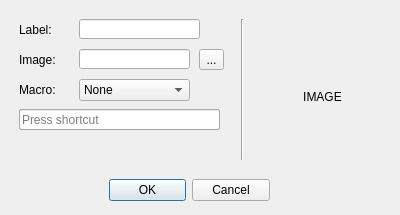
<?xml version="1.0" encoding="UTF-8"?>
<ui version="4.0">
 <class>screenKeyDialog</class>
 <widget class="QDialog" name="screenKeyDialog">
  <property name="geometry">
   <rect>
    <x>0</x>
    <y>0</y>
    <width>400</width>
    <height>215</height>
   </rect>
  </property>
  <property name="sizePolicy">
   <sizepolicy hsizetype="Fixed" vsizetype="Fixed">
    <horstretch>0</horstretch>
    <verstretch>0</verstretch>
   </sizepolicy>
  </property>
  <property name="minimumSize">
   <size>
    <width>400</width>
    <height>215</height>
   </size>
  </property>
  <property name="maximumSize">
   <size>
    <width>400</width>
    <height>215</height>
   </size>
  </property>
  <property name="windowTitle">
   <string>On-Screen Key</string>
  </property>
  <property name="windowIcon">
   <iconset>
    <normaloff>slate_windowicon.png</normaloff>slate_windowicon.png</iconset>
  </property>
  <widget class="QWidget" name="verticalLayoutWidget">
   <property name="geometry">
    <rect>
     <x>-1</x>
     <y>-1</y>
     <width>401</width>
     <height>221</height>
    </rect>
   </property>
   <layout class="QVBoxLayout" name="verticalLayout">
    <item>
     <widget class="QWidget" name="widget" native="true">
      <widget class="QDialogButtonBox" name="buttonBox">
       <property name="geometry">
        <rect>
         <x>110</x>
         <y>171</y>
         <width>161</width>
         <height>41</height>
        </rect>
       </property>
       <property name="orientation">
        <enum>Qt::Horizontal</enum>
       </property>
       <property name="standardButtons">
        <set>QDialogButtonBox::Cancel|QDialogButtonBox::Ok</set>
       </property>
      </widget>
      <widget class="QLabel" name="screenkey_name_label">
       <property name="geometry">
        <rect>
         <x>20</x>
         <y>20</y>
         <width>51</width>
         <height>21</height>
        </rect>
       </property>
       <property name="text">
        <string>Label:</string>
       </property>
      </widget>
      <widget class="QLineEdit" name="screenkey_name">
       <property name="geometry">
        <rect>
         <x>80</x>
         <y>20</y>
         <width>121</width>
         <height>20</height>
        </rect>
       </property>
      </widget>
      <widget class="QLabel" name="screenkey_macro_label">
       <property name="geometry">
        <rect>
         <x>20</x>
         <y>80</y>
         <width>51</width>
         <height>21</height>
        </rect>
       </property>
       <property name="text">
        <string>Macro:</string>
       </property>
      </widget>
      <widget class="QComboBox" name="screenkey_macro">
       <property name="geometry">
        <rect>
         <x>80</x>
         <y>80</y>
         <width>111</width>
         <height>22</height>
        </rect>
       </property>
       <item>
        <property name="text">
         <string>None</string>
        </property>
       </item>
       <item>
        <property name="text">
         <string>Hotkey</string>
        </property>
       </item>
       <item>
        <property name="text">
         <string>String</string>
        </property>
       </item>
       <item>
        <property name="text">
         <string>Media Control</string>
        </property>
       </item>
       <item>
        <property name="text">
         <string>Window Sizing</string>
        </property>
       </item>
       <item>
        <property name="text">
         <string>Mouse</string>
        </property>
       </item>
      </widget>
      <widget class="QLabel" name="screenkey_image_label">
       <property name="geometry">
        <rect>
         <x>20</x>
         <y>50</y>
         <width>51</width>
         <height>21</height>
        </rect>
       </property>
       <property name="text">
        <string>Image:</string>
       </property>
      </widget>
      <widget class="QLineEdit" name="screnkey_image_path">
       <property name="geometry">
        <rect>
         <x>80</x>
         <y>50</y>
         <width>111</width>
         <height>20</height>
        </rect>
       </property>
      </widget>
      <widget class="QToolButton" name="fileSelect">
       <property name="geometry">
        <rect>
         <x>200</x>
         <y>50</y>
         <width>25</width>
         <height>21</height>
        </rect>
       </property>
       <property name="text">
        <string>...</string>
       </property>
      </widget>
      <widget class="Line" name="line">
       <property name="geometry">
        <rect>
         <x>223</x>
         <y>20</y>
         <width>41</width>
         <height>141</height>
        </rect>
       </property>
       <property name="orientation">
        <enum>Qt::Vertical</enum>
       </property>
      </widget>
      <widget class="QLabel" name="image_preview_label">
       <property name="geometry">
        <rect>
         <x>300</x>
         <y>90</y>
         <width>47</width>
         <height>16</height>
        </rect>
       </property>
       <property name="text">
        <string>&lt;html&gt;&lt;head/&gt;&lt;body&gt;&lt;p align=&quot;center&quot;&gt;IMAGE&lt;/p&gt;&lt;/body&gt;&lt;/html&gt;</string>
       </property>
      </widget>
      <widget class="QLineEdit" name="string">
       <property name="enabled">
        <bool>true</bool>
       </property>
       <property name="geometry">
        <rect>
         <x>20</x>
         <y>110</y>
         <width>201</width>
         <height>21</height>
        </rect>
       </property>
      </widget>
      <widget class="QComboBox" name="combobox">
       <property name="geometry">
        <rect>
         <x>20</x>
         <y>110</y>
         <width>201</width>
         <height>21</height>
        </rect>
       </property>
      </widget>
      <widget class="QKeySequenceEdit" name="hotkey">
       <property name="enabled">
        <bool>true</bool>
       </property>
       <property name="geometry">
        <rect>
         <x>20</x>
         <y>110</y>
         <width>201</width>
         <height>21</height>
        </rect>
       </property>
      </widget>
     </widget>
    </item>
   </layout>
  </widget>
 </widget>
 <resources/>
 <connections>
  <connection>
   <sender>buttonBox</sender>
   <signal>accepted()</signal>
   <receiver>screenKeyDialog</receiver>
   <slot>accept()</slot>
   <hints>
    <hint type="sourcelabel">
     <x>248</x>
     <y>254</y>
    </hint>
    <hint type="destinationlabel">
     <x>157</x>
     <y>274</y>
    </hint>
   </hints>
  </connection>
  <connection>
   <sender>buttonBox</sender>
   <signal>rejected()</signal>
   <receiver>screenKeyDialog</receiver>
   <slot>reject()</slot>
   <hints>
    <hint type="sourcelabel">
     <x>316</x>
     <y>260</y>
    </hint>
    <hint type="destinationlabel">
     <x>286</x>
     <y>274</y>
    </hint>
   </hints>
  </connection>
 </connections>
</ui>
